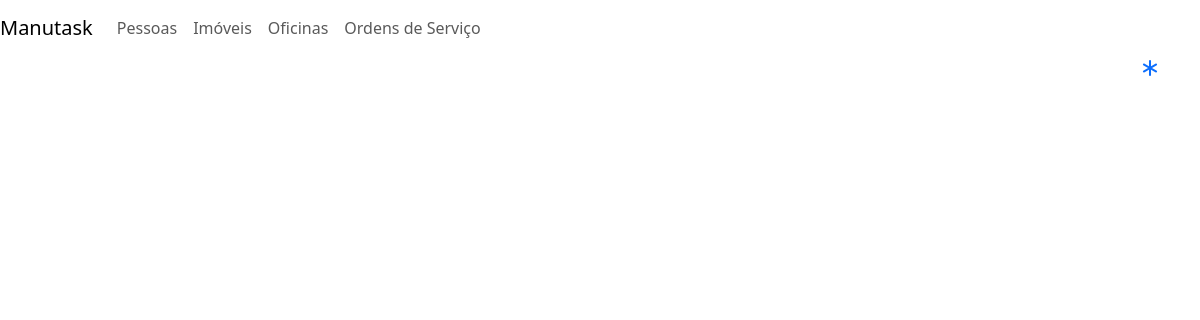
Page /os/ on the earlier database version.
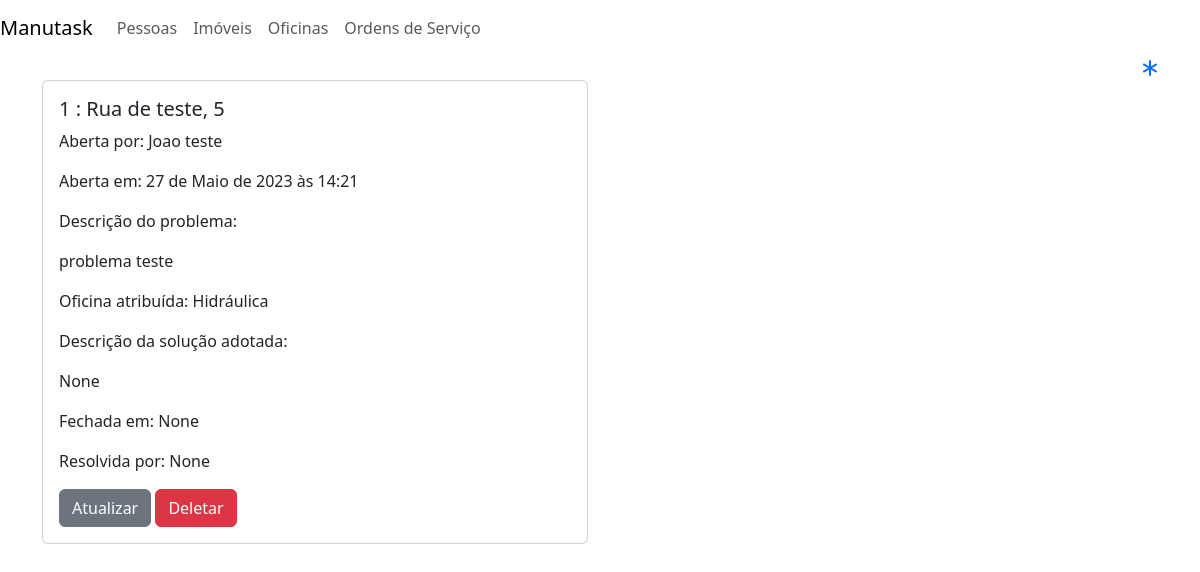
Same page on the later database version.
### administracao/models.py (models this page shows, shortened)
class OrdemServico(models.Model):
    id_reclamante = models.ForeignKey(
        Pessoa,
        on_delete=models.CASCADE,
        null=False,
        related_name='reclamante'
    )
    id_imovel = models.ForeignKey(
        Imovel,
        on_delete=models.CASCADE,
        null=False
    )
    timestamp_abertura = models.DateTimeField(
        default=datetime.now()
    )
    id_oficina_responsavel = models.ForeignKey(
        Oficina,
        on_delete=models.CASCADE,
        null=True
    )
    descricao_problema = models.TextField(max_length=255, null=False)
    timestamp_solucao = models.DateTimeField(null=True)
    descricao_solucao = models.TextField(max_length=255, null=True)
    id_solucionador = models.ForeignKey(
        Pessoa,
        on_delete=models.CASCADE,
        related_name='solucionador',
        null=True
    )

class Imovel(models.Model):
    id_locador = models.ForeignKey(
        Pessoa,
        on_delete=models.CASCADE
    )
    rua = models.CharField(max_length=50)
    numero = models.IntegerField()
    latitude = models.DecimalField(
        max_digits=9,
        decimal_places=6,
        null=True
    )
    longitude = models.DecimalField(
        max_digits=9,
        decimal_places=6,
        null=True
    )
    def __str__(self):
        return f'{self.rua}, {self.numero}'

class Pessoa(models.Model):
    cpf = models.CharField(max_length=11)
    nome = models.CharField(max_length=50)
    sobrenome = models.CharField(max_length=100)
    def __str__(self):
        return f'{self.nome} {self.sobrenome}'

class Oficina(models.Model):
    id_supervisor = models.ForeignKey(
        Pessoa,
        on_delete=models.CASCADE
    )
    nome = models.CharField(max_length=20)
    def __str__(self):
        return f'{self.nome}'

### administracao/views.py (the view)
# urls.py: path('os/', OrdemServicoListView.as_view(), name='lista_os'),
class OrdemServicoListView(ListView):
    template_name = 'administracao/ordemservico/listaordensservico.html'
    model = OrdemServico
    context_object_name = 'ordensservico'

### administracao/templates/administracao/ordemservico/listaordensservico.html (shortened to what this page needs)
{% extends "administracao/_layouts/base.html" %}
{% block conteudo %}
<div class="container">
  <div class="row" align="right">
    <a href="{% url 'administracao:cadastra_os' %}">
      <i class="bi bi-asterisk fa-lg"></i>
    </a>
  </div>
  <div class="row">
    <div class="col-lg-6 col-md-6 col-sm-6 col-xs-12">
      {% for os in ordensservico %}
        <div class="card">
          <div class="card-body">
            <h5 class="card-title"> {{ os.id }} : {{ os.id_imovel }}</h5>
            <p class="card-text"> Aberta por: {{ os.id_reclamante }} </p>
            <p class="card-text"> Aberta em: {{ os.timestamp_abertura }} </p>
            <p class="card-text"> Descrição do problema: </p>
            <p class="card-text"> {{ os.descricao_problema }} </p>
            <p class="card-text"> Oficina atribuída: {{ os.id_oficina_responsavel }} </p>
            <p class="card-text"> Descrição da solução adotada: </p>
            <p class="card-text"> {{ os.descricao_solucao }} </p>
            <p class="card-text"> Fechada em: {{ os.timestamp_solucao }} </p>
            <p class="card-text"> Resolvida por: {{ os.id_solucionador }} </p>
            <a href="{% url 'administracao:atualiza_os' pk=os.id %}" class="btn btn-secondary"> Atualizar </a>
            <a href="{% url 'administracao:deleta_os' pk=os.id %}" class="btn btn-danger"> Deletar </a>
          </div>
        </div>
      {% endfor %}
    </div>
  </div>
</div>
{% endblock %}

### administracao/templates/administracao/_layouts/base.html (shortened to what this page needs)
<!DOCTYPE html>
<html lang="pt-BR">
{% load static %}
<head>
    <link href="https://cdn.jsdelivr.net/npm/bootstrap@5.3.0-alpha3/dist/css/bootstrap.min.css" rel="stylesheet">
    <link rel="stylesheet" href="https://cdn.jsdelivr.net/npm/bootstrap-icons@1.3.0/font/bootstrap-icons.css">
</head>
<body>
<nav class="navbar navbar-expand-lg navbar-lightbg-white">
    <a class="navbar-brand" href="{% url 'administracao:index'%}"> Manutask </a>
    <div class="collapse navbar-collapse" id="conteudo-navbar">
        <ul class="navbar-nav mr-auto">
            <li class="nav-item">
                <a class="nav-link" href="{% url 'administracao:lista_pessoas'%}">Pessoas</a>
            </li>
            <li class="nav-item active">
                <a class="nav-link" href="{% url 'administracao:lista_imoveis'%}">Imóveis</a>
            </li>
            <li class="nav-item active">
                <a class="nav-link" href="{% url 'administracao:lista_oficinas'%}">Oficinas</a>
            </li>
            <li class="nav-item active">
                <a class="nav-link" href="{% url 'administracao:lista_os'%}">Ordens de Serviço</a>
            </li>
        </ul>
    </div>
</nav>
{% block conteudo %} {% endblock %}
</body>
</html>

Differences in the rows shown:
added OrdemServico: id "1", id_imovel "Rua de teste, 5", id_reclamante "Joao teste", timestamp_abertura "27 de Maio de 2023 às 14:21", descricao_problema "problema teste", id_oficina_responsavel "Hidráulica", descricao_solucao "None", timestamp_solucao "None", id_solucionador "None"
